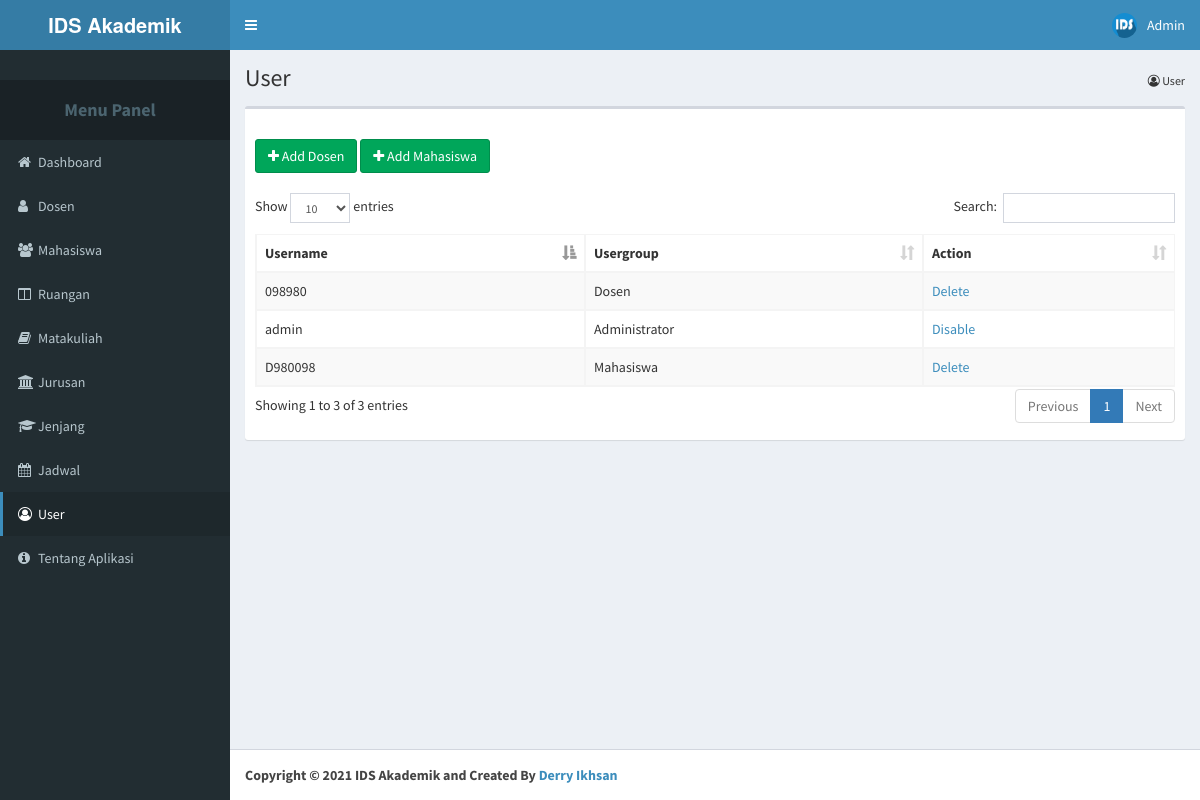
/1/user.php (signed in), run on the app's committed database.
### tables this page shows
CREATE TABLE IF NOT EXISTS `user` (
  `Id_User` int(11) NOT NULL AUTO_INCREMENT,
  `Id_Usergroup_User` int(11) NOT NULL,
  `Username` varchar(50) NOT NULL,
  `Password` varchar(255) NOT NULL,
  `Foto` varchar(150) NOT NULL DEFAULT 'ids.jpg',
  PRIMARY KEY (`Id_User`),
  KEY `FK_user_usergroup` (`Id_Usergroup_User`),
  CONSTRAINT `FK_user_usergroup` FOREIGN KEY (`Id_Usergroup_User`) REFERENCES `usergroup` (`Id_Usergroup`)
);

CREATE TABLE IF NOT EXISTS `usergroup` (
  `Id_Usergroup` int(11) NOT NULL AUTO_INCREMENT,
  `Nama_Usergroup` varchar(50) NOT NULL,
  PRIMARY KEY (`Id_Usergroup`)
);

### 1/user.php (the view, shortened to what this page needs)
<?php
include "../koneksi.php";
?>
<!DOCTYPE html>
<html>
 <head>
	<?php
		include "bundle_css.php";
	?>
  </head>
  <body class="hold-transition skin-blue sidebar-mini">
    <div class="wrapper">
      <?php
        include 'content_header.php';
       ?>
      <aside class="main-sidebar">
        <section class="sidebar">
          <div class="user-panel">
          </div>
          <ul class="sidebar-menu">
              <li class="header"><h4><b><center>Menu Panel</center></b></h4></li>
              <li><a href="index.php"><i class="fa fa-home"></i><span>Dashboard</span></a></li>
			        <li><a href="dosen.php"><i class="fa fa-user"></i><span>Dosen</span></a></li>
			        <li><a href="mahasiswa.php"><i class="fa fa-users"></i><span>Mahasiswa</span></a></li>
			        <li><a href="ruangan.php"><i class="fa fa-columns"></i><span>Ruangan</span></a></li>
			        <li><a href="matakuliah.php"><i class="fa fa-book"></i><span>Matakuliah</span></a></li>
			        <li><a href="jurusan.php"><i class="fa fa-university"></i><span>Jurusan</span></a></li>
			        <li><a href="jenjang.php"><i class="fa fa-graduation-cap"></i><span>Jenjang</span></a></li>
					<li><a href="jadwal.php"><i class="fa fa-calendar"></i><span>Jadwal</span></a></li>
					<li class="active"><a href="user.php"><i class="fa fa-user-circle-o"></i><span>User</span></a></li>
			        <li><a href="about.php"><i class="fa fa-info-circle"></i><span>Tentang Aplikasi</span></a></li>
          </ul>
        </section>
      </aside>
      <div class="content-wrapper">
        <section class="content-header">
          <h1>
            User
          </h1>
          <ol class="breadcrumb">
            <li><i class="fa fa-user-circle-o"></i> User</li>
          </ol>
        </section>
        <section class="content">
          <div class="row">
            <div class="col-xs-12">
              <div class="box">
                <div class="box-header">
                </div>
                <div class="box-body">
				<a href="#"><button class="btn btn-success" type="button" data-target="#ModalAddDosen" data-toggle="modal"><i class="fa fa-plus"></i> Add Dosen</button></a>
				<a href="#"><button class="btn btn-success" type="button" data-target="#ModalAddMahasiswa" data-toggle="modal"><i class="fa fa-plus"></i> Add Mahasiswa</button></a>
                  <br></br>
				  <table id="data" class="table table-bordered table-striped table-scalable">
						<?php
							include "dt_user.php";
						?>
                  </table>
                </div>
              </div>
            </div>
          </div>
        </section>
    </div>
	<?php
		include	"content_footer.php";
	?>
    </div>
  </body>
</html>

### 1/dt_user.php (shortened to what this page needs)
<thead>
	<tr>
		<th>Username</th>
		<th>Usergroup</th>
		<th>Action</th>
	</tr>
</thead>
<tbody>
	<?php
		$queryuser = mysqli_query ($konek, "SELECT Id_User, Username, Id_Usergroup_User, Id_Usergroup, Nama_Usergroup FROM user INNER JOIN usergroup ON Id_Usergroup_User=Id_Usergroup");
		while ($user = mysqli_fetch_array ($queryuser)){
			echo "
				<tr>
					<td>$user[Username]</td>
					<td>$user[Nama_Usergroup]</td>
					<td>
				";
				if($user["Id_User"]==$_SESSION["Id_User"]){
					echo "
						<a href='#'>Disable</a>";
				}else{
					echo "
						<a href='#' onClick='confirm_delete(\"user_delete.php?Id_User=$user[Id_User]\")'>Delete</a>";
				}
			echo
				"
					</td>
				</tr>";
		}
	?>
</tbody>

### data on the page
user: Username "admin", Id_Usergroup_User.Nama_Usergroup "Administrator", shows "Disable"
user: Username "098980", Id_Usergroup_User.Nama_Usergroup "Dosen"
user: Username "D980098", Id_Usergroup_User.Nama_Usergroup "Mahasiswa"

### other printed values
$_SESSION["Username"] "Admin"
